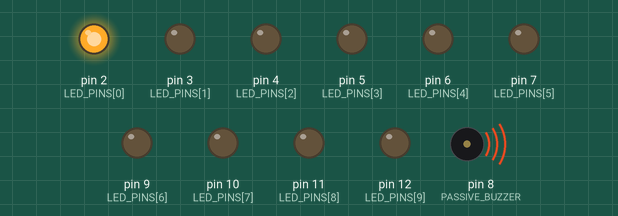
This sketch was run on a simulated Arduino Uno, built with avr-gcc and run on an emulated ATmega328P. On the bench: output pins drawn as LEDs (lit = HIGH), buzzer (waves = sounding). What the sketch prints to the serial monitor is not drawn.

Above: at 1.8 s.
At 5.6 s:
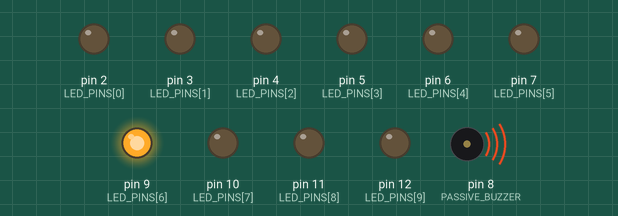
At 11.3 s:
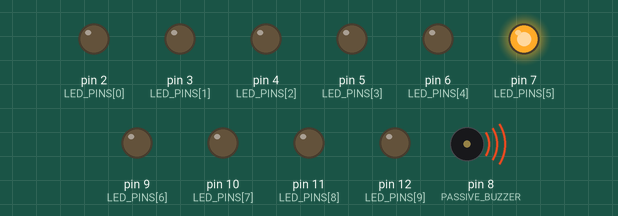
At 19.4 s:
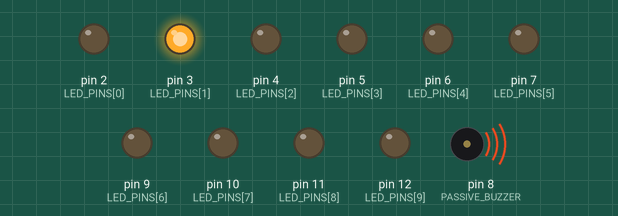
At 30.6 s:
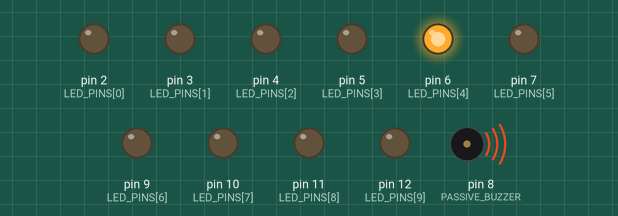
At 36.6 s:
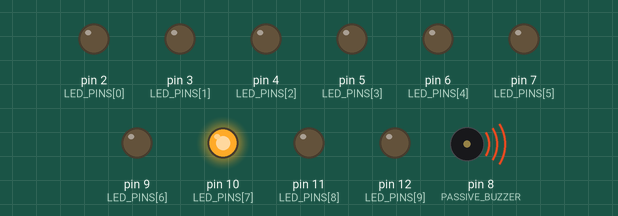
Timing chart, 0 to 40.0 s (numbered marks = the images above):
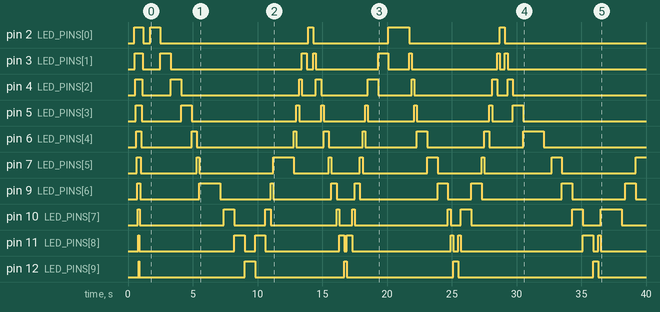

The sketch:

istiklal_marsi_uno.ino
```cpp
/*
 * Republic of Turkiye - National Anthem (Istiklal Marsi)
 * (Türkiye Cumhuriyeti - İstiklal Marşı)
 *
 * This code was prepared by the @donanimgelistirme channel.
 * You can use the following pin connections with Arduino Uno and a passive buzzer.
 * (Bu kod @donanimgelistirme kanalı tarafından hazırlanmıştır.
 * Aşağıdaki pin bağlantılarını kullanarak Arduino Uno ve pasif buzzer kullanabilirsiniz.)
 *
 * Pin Connections / (Pin Bağlantıları):
 *   Passive Buzzer (+) -> Pin 8
 *   LED 1  -> Pin 2
 *   LED 2  -> Pin 3
 *   LED 3  -> Pin 4
 *   LED 4  -> Pin 5
 *   LED 5  -> Pin 6
 *   LED 6  -> Pin 7
 *   LED 7  -> Pin 9
 *   LED 8  -> Pin 10
 *   LED 9  -> Pin 11
 *   LED 10 -> Pin 12
 */

#define PASSIVE_BUZZER 8

const int LED_PINS[10] = {2, 3, 4, 5, 6, 7, 9, 10, 11, 12};

#define NOTE_AS1  932
#define NOTE_B1   988
#define NOTE_C2   1046
#define NOTE_D2   1174
#define NOTE_DS2  1244
#define NOTE_E2   1318
#define NOTE_F2   1396
#define NOTE_G2   1568
#define NOTE_GS2  1660
#define NOTE_A3   1760
#define NOTE_AS3  1865
#define NOTE_C3   2093
#define NOTE_CS3  2217
#define NOTE_D3   2349
#define NOTE_DS3  2489
#define NOTE_F3   2794
#define REST      0

int  currentLed   = 0;
bool ledDirection = true;

void playNote(int freq, int dur) {
  for (int i = 0; i < 10; i++) {
    digitalWrite(LED_PINS[i], LOW);
  }

  digitalWrite(LED_PINS[currentLed], HIGH);

  if (ledDirection) {
    currentLed++;
    if (currentLed >= 10) { currentLed = 8; ledDirection = false; }
  } else {
    currentLed--;
    if (currentLed < 0) { currentLed = 1; ledDirection = true; }
  }

  if (freq == REST) {
    noTone(PASSIVE_BUZZER);
  } else {
    tone(PASSIVE_BUZZER, freq);
  }
  delay(dur);
}

void silence(int dur) {
  noTone(PASSIVE_BUZZER);
  for (int i = 0; i < 10; i++) digitalWrite(LED_PINS[i], LOW);
  delay(dur);
}

void playMars() {
  playNote(NOTE_C2,  800);
  playNote(NOTE_F2,  800);
  playNote(NOTE_G2,  800);
  playNote(NOTE_GS2, 800);
  playNote(NOTE_E2,  400);
  playNote(NOTE_G2,  200);
  playNote(NOTE_F2, 1600);
  silence(300);

  playNote(NOTE_F2,  800);
  playNote(NOTE_AS3, 800);
  playNote(NOTE_C3,  800);
  playNote(NOTE_CS3, 800);
  playNote(NOTE_A3,  400);
  playNote(NOTE_C3,  200);
  playNote(NOTE_AS3,1600);

  playNote(NOTE_C3,  200);
  playNote(NOTE_AS3, 200);
  playNote(NOTE_C3,  200);
  playNote(NOTE_G2,  400);
  silence(100);
  playNote(NOTE_G2,  400);
  playNote(NOTE_AS1, 200);
  playNote(NOTE_GS2, 400);
  playNote(NOTE_E2,  200);
  playNote(NOTE_F2,  400);
  playNote(NOTE_G2,  200);
  playNote(NOTE_GS2, 400);
  playNote(NOTE_AS1, 200);
  playNote(NOTE_C3,  400);
  playNote(NOTE_CS3, 200);
  playNote(NOTE_DS3, 400);
  playNote(NOTE_F3,  200);
  playNote(NOTE_DS3, 400);

  playNote(NOTE_DS2, 200);
  playNote(NOTE_D2,  200);
  playNote(NOTE_DS2, 200);
  playNote(NOTE_C3,  800);
  playNote(NOTE_AS1, 800);
  playNote(NOTE_GS2,1600);

  playNote(NOTE_C2,  200);
  playNote(NOTE_B1,  200);
  playNote(NOTE_C2,  200);
  playNote(NOTE_G2,  800);
  playNote(NOTE_C2,  800);
  playNote(NOTE_C3,  800);
  playNote(NOTE_AS1, 200);
  playNote(NOTE_GS2, 200);
  playNote(NOTE_G2,  400);
  playNote(NOTE_GS2, 200);
  playNote(NOTE_F2,  800);

  playNote(NOTE_F3,  800);
  playNote(NOTE_DS3, 200);
  playNote(NOTE_CS3, 400);
  playNote(NOTE_C3,  200);
  playNote(NOTE_AS1, 400);
  playNote(NOTE_GS2, 200);
  playNote(NOTE_G2,  400);
  playNote(NOTE_F2,  200);
  playNote(NOTE_C3,  400);
  playNote(NOTE_C2,  800);
  playNote(NOTE_F2, 1600);

  silence(600);

  playNote(NOTE_C2,  800);
  playNote(NOTE_F2,  800);
  playNote(NOTE_G2,  800);
  playNote(NOTE_GS2, 800);
  playNote(NOTE_E2,  400);
  playNote(NOTE_G2,  200);
  playNote(NOTE_F2, 1600);
  silence(300);

  playNote(NOTE_F2,  800);
  playNote(NOTE_AS3, 800);
  playNote(NOTE_C3,  800);
  playNote(NOTE_CS3, 400);
  playNote(NOTE_AS3, 400);
  playNote(NOTE_A3,  400);
  playNote(NOTE_C3,  400);
  playNote(NOTE_AS3, 800);

  playNote(NOTE_C3,  200);
  playNote(NOTE_AS3, 200);
  playNote(NOTE_C3,  200);
  playNote(NOTE_G2,  400);
  silence(100);
  playNote(NOTE_G2,  400);
  playNote(NOTE_AS1, 200);
  playNote(NOTE_GS2, 400);
  playNote(NOTE_E2,  200);
  playNote(NOTE_F2,  400);
  playNote(NOTE_G2,  200);
  playNote(NOTE_GS2, 400);
  playNote(NOTE_AS1, 200);
  playNote(NOTE_C3,  400);
  playNote(NOTE_CS3, 200);
  playNote(NOTE_DS3, 400);
  playNote(NOTE_F3,  200);
  playNote(NOTE_DS3, 400);

  playNote(NOTE_DS2, 200);
  playNote(NOTE_D2,  200);
  playNote(NOTE_DS2, 200);
  playNote(NOTE_C3,  800);
  playNote(NOTE_AS1, 800);
  playNote(NOTE_GS2,1600);

  playNote(NOTE_C2,  200);
  playNote(NOTE_B1,  200);
  playNote(NOTE_C2,  200);
  playNote(NOTE_G2,  800);
  playNote(NOTE_C2,  800);
  playNote(NOTE_C3,  800);
  playNote(NOTE_AS1, 200);
  playNote(NOTE_GS2, 200);
  playNote(NOTE_G2,  400);
  playNote(NOTE_GS2, 200);
  playNote(NOTE_F2,  800);

  playNote(NOTE_F3,  800);
  playNote(NOTE_DS3, 200);
  playNote(NOTE_CS3, 400);
  playNote(NOTE_C3,  200);
  playNote(NOTE_AS1, 400);
  playNote(NOTE_GS2, 200);
  playNote(NOTE_G2,  400);
  playNote(NOTE_F2,  200);
  playNote(NOTE_C3,  400);
  playNote(NOTE_C2,  800);
  playNote(NOTE_F2, 1600);

  noTone(PASSIVE_BUZZER);
  for (int i = 0; i < 10; i++) digitalWrite(LED_PINS[i], LOW);
  delay(300);
}

void setup() {
  Serial.begin(9600);

  for (int i = 0; i < 10; i++) {
    pinMode(LED_PINS[i], OUTPUT);
    digitalWrite(LED_PINS[i], LOW);
  }
  pinMode(PASSIVE_BUZZER, OUTPUT);

  delay(500);

  for (int i = 0; i < 10; i++) { digitalWrite(LED_PINS[i], HIGH); delay(35); }
  for (int i = 9; i >= 0; i--) { digitalWrite(LED_PINS[i], LOW);  delay(35); }
  delay(500);

  Serial.println("donanimgelistirme YouTube: https://www.youtube.com/@donanimgelistirme");
}

void loop() {
  currentLed   = 0;
  ledDirection = true;
  playMars();
  delay(3000);
}
```

Measured:
- by itself, pin 2 (LED_PINS[0]): HIGH → LOW at 1.2 s, → HIGH 0.54 s later, → LOW 0.80 s later, → HIGH 11.4 s later, … (9 changes in this stretch)
- by itself, pin 3 (LED_PINS[1]): HIGH → LOW at 1.1 s, → HIGH 1.4 s later, → LOW 0.80 s later, → HIGH 10.1 s later, … (15 changes in this stretch)
- by itself, pin 4 (LED_PINS[2]): HIGH → LOW at 1.1 s, → HIGH 2.2 s later, → LOW 0.80 s later, → HIGH 9.1 s later, … (15 changes in this stretch)
- by itself, pin 5 (LED_PINS[3]): HIGH → LOW at 1.1 s, → HIGH 3.0 s later, → LOW 0.80 s later, → HIGH 8.1 s later, … (15 changes in this stretch)
- by itself, pin 6 (LED_PINS[4]): HIGH → LOW at 1.0 s, → HIGH 3.9 s later, → LOW 0.40 s later, → HIGH 7.5 s later, … (15 changes in this stretch)
- by itself, pin 7 (LED_PINS[5]): HIGH → LOW at 0.99 s, → HIGH 4.3 s later, → LOW 0.20 s later, → HIGH 5.7 s later, … (16 changes in this stretch)
- by itself, pin 9 (LED_PINS[6]): HIGH → LOW at 0.96 s, → HIGH 4.6 s later, → LOW 1.6 s later, → HIGH 3.9 s later, … (17 changes in this stretch)
- by itself, pin 10 (LED_PINS[7]): HIGH → LOW at 0.92 s, → HIGH 6.5 s later, → LOW 0.80 s later, → HIGH 2.4 s later, … (17 changes in this stretch)
